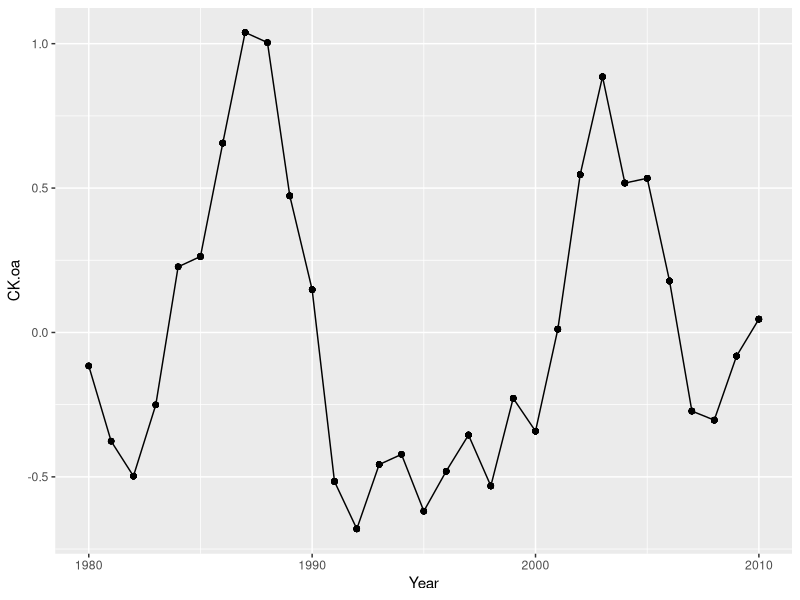
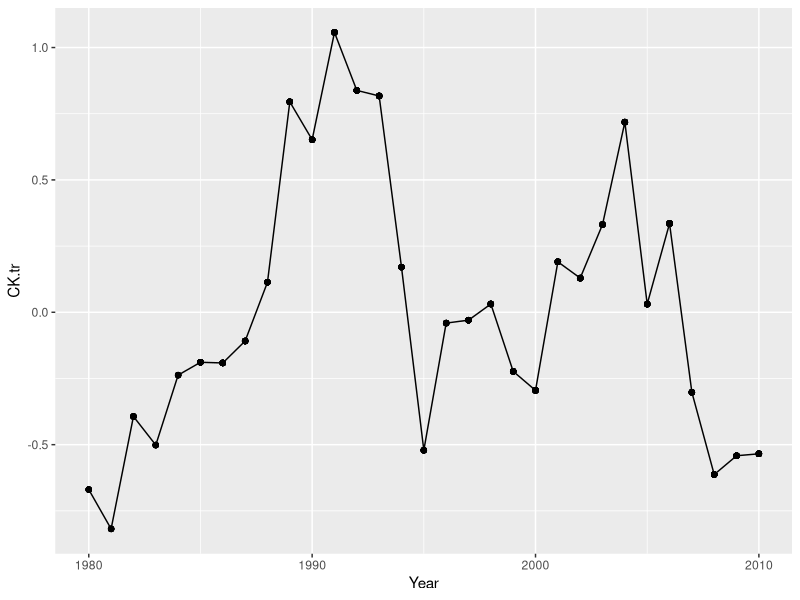
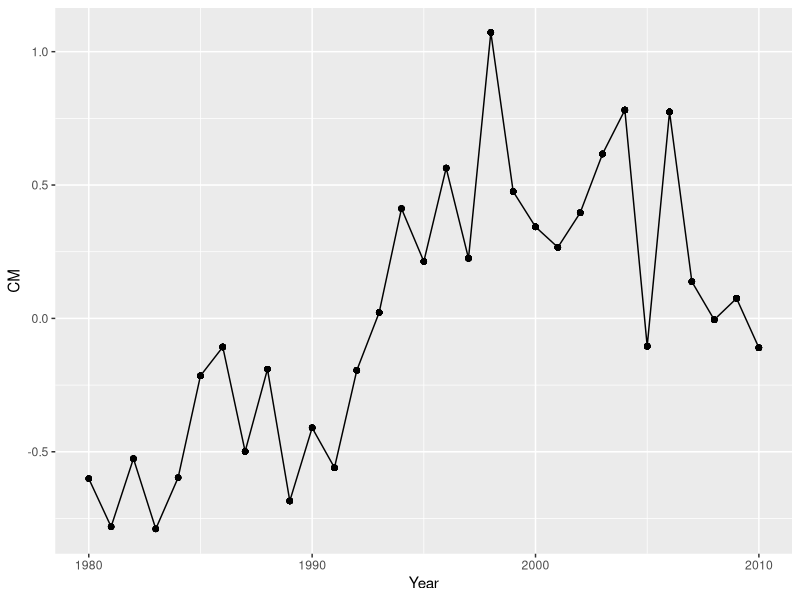
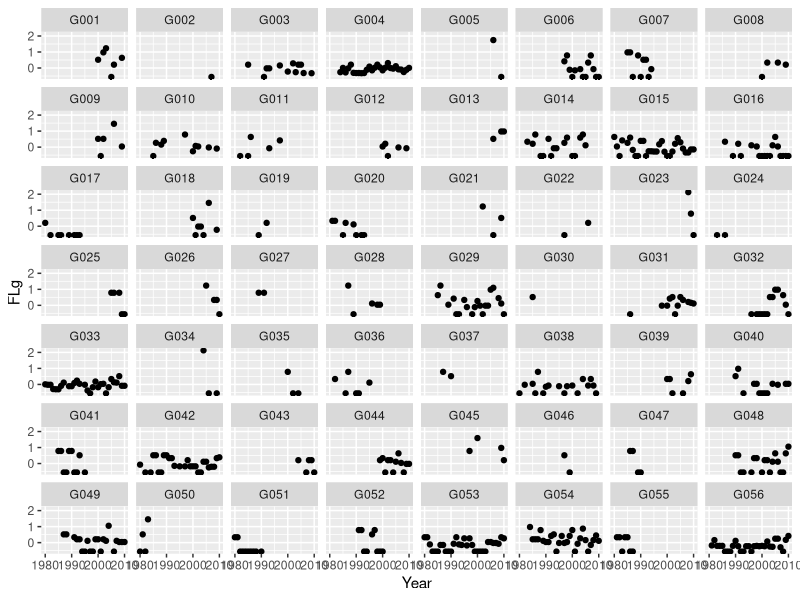
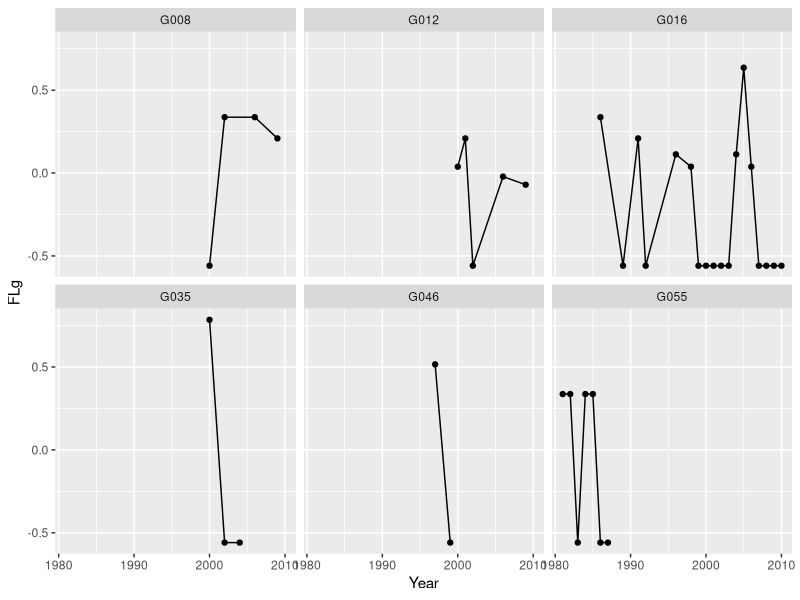
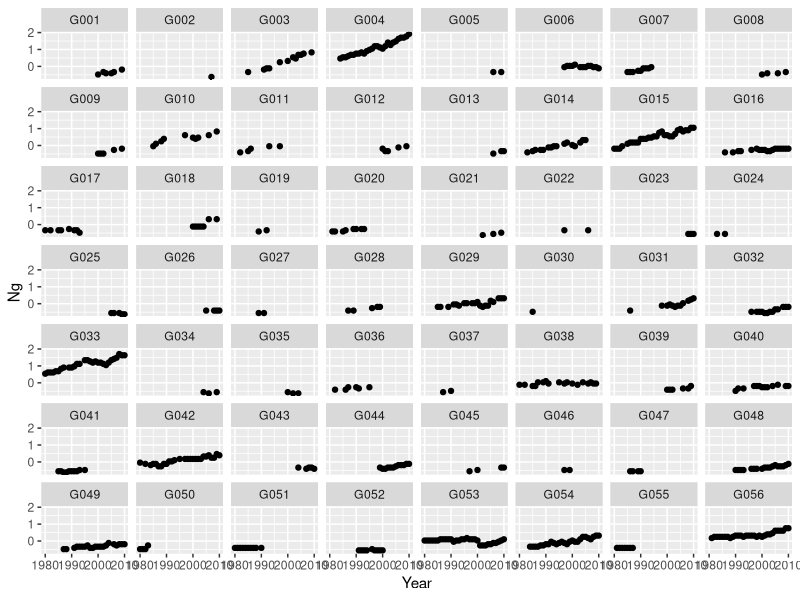
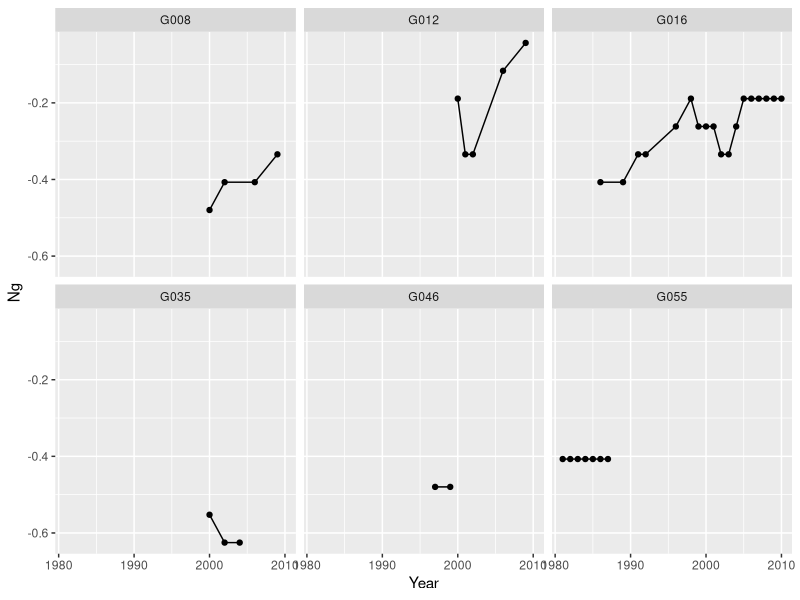
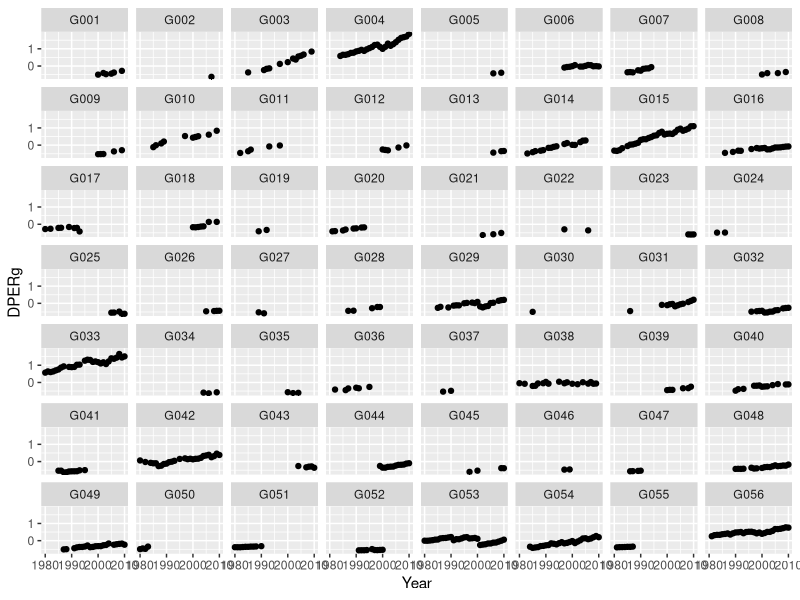

Generate these figures, in order, with R:
## ---- chunk 1
library(here)
library(tidyverse)
library(dplyr)
library(ggfortify)
#library(DMwR)
## ---- chunk 2
#Reading in the Data
library(here)
here()
orca_data<- read.csv(here("stredulinsky2021.csv")) #Kaylie's'/Clara Read in 

## ---- chunk 3
# Exploring
head(orca_data)
glimpse(orca_data)
#okay 25 columns that is a lot.

which(is.na(orca_data))
#no NA's
## ---- chunk 4
#Creating Subset
orca_data_subset <- select(orca_data, Year, Group.ID,
                           CK.oa, CK.tr, CM, DPERg, FLg, FRg, Ng)
                          

head(orca_data_subset)
## ---- chunk 5
#Checking for Na's
which(is.na(orca_data_subset))
#okay so it appears we don't have any missing values. 
## ---- chunk 6
orca_data_sub2 <- orca_data %>%
  select(Year, Group.ID, CK.oa, CK.tr, CM, DPERg, FLg, Ng)

#selecting 6 random groups to look at because 56 is hard to see at once
groups <- sample(1:56, 6, replace = F) #sample 6 random numbers from 1-56
groups <- as.character(groups)
for(i in 1:length(groups)){ #for each number
  if(nchar(groups[i])==1){ #if the number of characters is 1 (1, 2, 3...)
    groups[i] <- paste("G00", groups[i], sep="") #add G00 in front
  }
  else{ #if the number is not 1 (10, 11, 12...)
  groups[i] <- paste("G0", groups[i], sep="") #add G0 in front
  }
}

orca_data_sub2_6 <- orca_data_sub2 %>% #filter for the 6 groups
  filter(Group.ID == groups[1] | Group.ID == groups[2] | Group.ID == groups[3] |
         Group.ID == groups[4] | Group.ID == groups[5] | Group.ID == groups[6])

#Checking number of observations from each group
orca_data_sub2 %>% 
  group_by(Group.ID) %>% 
  tally() %>% 
  arrange(n, desc(n))

#G002, G003 have 1 observation
#G005, G0019, G022, G024, G027, G037, G046 have 2 observations
## ---- chunk 7
#Salmon over time
ggplot(orca_data_sub2, aes(Year, CK.oa))+
  geom_point()+
  geom_line()

ggplot(orca_data_sub2, aes(Year, CK.tr))+
  geom_point()+
  geom_line()

ggplot(orca_data_sub2, aes(Year, CM))+
  geom_point()+
  geom_line()

#Lactating females over time in groups
ggplot(orca_data_sub2, aes(Year, FLg))+
  geom_point()+
  facet_wrap(~Group.ID)

ggplot(orca_data_sub2_6, aes(Year, FLg))+
  geom_point()+
  geom_line()+ #improves readability
  facet_wrap(~Group.ID)


#Number of individuals in groups
ggplot(orca_data_sub2, aes(Year, Ng))+
  geom_point()+
  facet_wrap(~Group.ID)

ggplot(orca_data_sub2_6, aes(Year, Ng))+
  geom_point()+
  geom_line()+
  facet_wrap(~Group.ID)

#pod energetic requirement
ggplot(orca_data_sub2, aes(Year, DPERg))+
  geom_point()+
  facet_wrap(~Group.ID)

ggplot(orca_data_sub2_6, aes(Year, DPERg))+
  geom_point()+
  geom_line()+
  facet_wrap(~Group.ID)
## ---- chunk 8
ggplot(orca_data_sub2, aes(FLg))+
  geom_histogram() #histogram of FLg to assess normality
## ---- chunk 9
# value = x-mean(x) / 2sd(x)
# descale <- function(x, sd){
#   vals <- c()
#   for(i in 1:length(x)){
#     #vals[i] <- (x[i]-mean(x))/(2*sd)
#     vals[i] <- (x[i]+mean(x))*(2*sd)
#   }
#   return(vals)
# }
# 
# 
# unscaledFLg <- descale(orca_data_sub2$FLg, 0.73)
# 
# unscaledData <- orca_data_sub2 %>% 
#   select(FLg) %>% 
#   unscale()

unscaledFLg <- unscale(2*orca_data_sub2$FLg)
unscaledCK.oa <- unscale(2*orca_data_sub2$CK.oa)
## ---- chunk 10
orca_data_sub2 %>% 
  select(CK.oa, Year, Group.ID) %>% 
  plot()
## ---- chunk 11
orca_data_sub2 %>% 
  select(CK.oa) %>% 
  summary() 

hist(orca_data_sub2$CK.oa)
hist(orca_data_sub2$FLg) #Y is not normally distributed Transform to log?
## ---- chunk 12
library(lme4)
library(lmerTest)
CK_FLg_Year<-lmer(FLg~CK.oa+ (1|Year), data = orca_data_sub2, REML= FALSE)
summary (CK_FLg_Year)
## ---- chunk 13
CK_FLg_Year_GroupID<-lmer(FLg~CK.oa + (1|Year) + (1|Group.ID), data = orca_data_sub2, REML= FALSE)
summary(CK_FLg_Year_GroupID)

plot(CK_FLg_Year_GroupID) # I dont know
## ---- chunk 14
# log transforming FLG 
orca_data_sub2$FLg <- log(orca_data_sub2$FLg)

CK_FLg_Year_GroupID_logtransform<-lmer(FLg~CK.oa + (1|Year) + (1|Group.ID), data = orca_data_sub2, REML= FALSE)
#looks better! 
plot(CK_FLg_Year_GroupID_logtransform)

#exponentially transforming FLG
orca_data_sub2$FLg <- exp(orca_data_sub2$FLg)


CK_FLg_Year_GroupID_exptransform<-lmer(FLg~CK.oa + (1|Year) + (1|Group.ID), data = orca_data_sub2, REML= FALSE)
#this also looks somewhat better than the original but I think the log one is a better transformation 
plot(CK_FLg_Year_GroupID_exptransform)
## ---- chunk 15
# ------------- From Lecture -------------
# power_analysis_function <- function(sample_size){
#   
#   sims <- 1000
#   pvalues <- c()
#   for (i in 1:sims){
#   data <- data_generator(sample_size)
#   model <- glm(disease_status~scale(age), family = binomial, data = data)
#   pvalues[i] <- summary(model)$coefficients[2,4]
#   }
#   
#   power_estimate <- length(which(pvalues < 0.01))/length(pvalues)
#   
#   return(power_estimate)
# }
# 
# sample_sizes <- seq(100,200,10); power_estimates <- c()
# 
# for (i in 1:length(sample_sizes)){
#   power_estimates[i] <- power_analysis_function(sample_size = sample_sizes[i])
# }
# 
# knitr::kable(cbind(n = sample_sizes, power = power_estimates))
